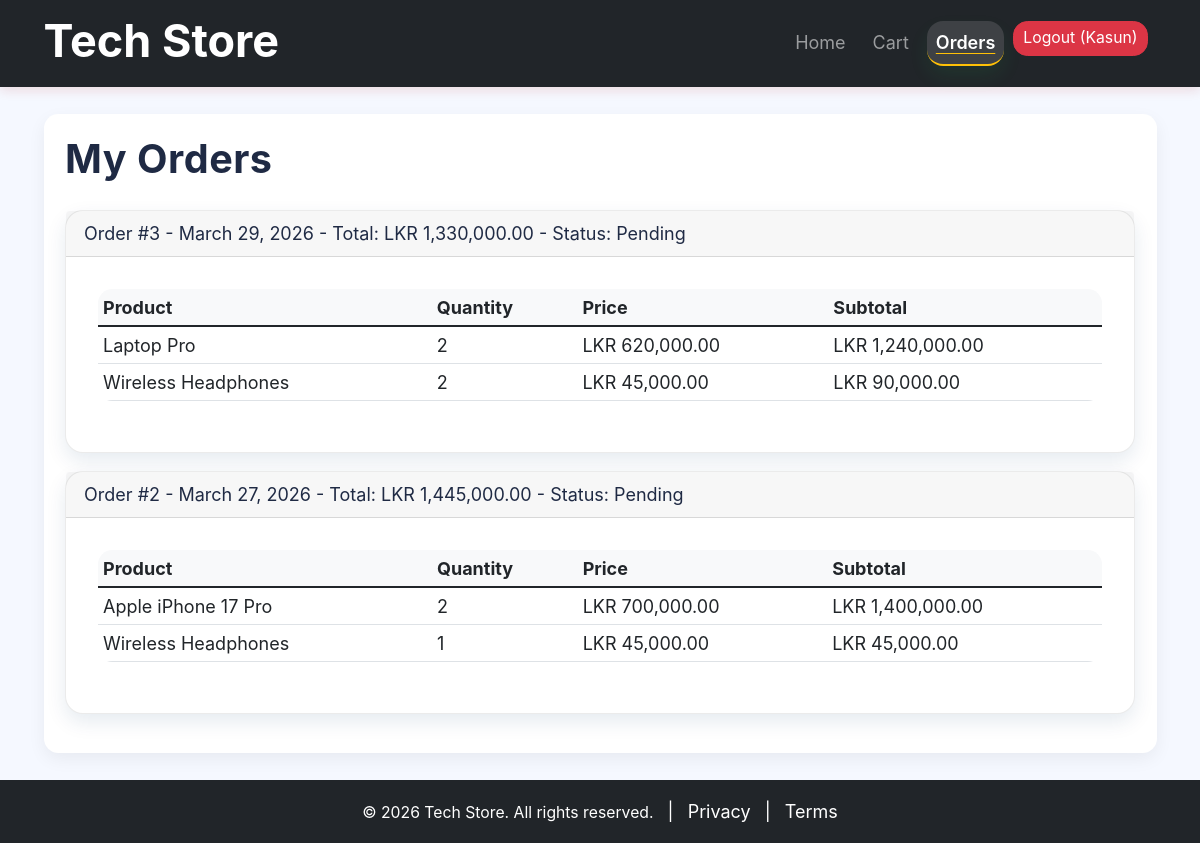
The app's page /orders.php (signed in) with its own data.
### tables this page shows
CREATE TABLE `orders` (
  `id` int(11) NOT NULL,
  `user_id` int(11) NOT NULL,
  `total_amount` decimal(10,2) NOT NULL,
  `order_date` timestamp NOT NULL DEFAULT current_timestamp(),
  `status` varchar(50) DEFAULT 'pending'
);

CREATE TABLE `order_items` (
  `id` int(11) NOT NULL,
  `order_id` int(11) NOT NULL,
  `product_id` int(11) NOT NULL,
  `quantity` int(11) NOT NULL,
  `price` decimal(10,2) NOT NULL
);

CREATE TABLE `products` (
  `id` int(11) NOT NULL,
  `name` varchar(200) NOT NULL,
  `description` text DEFAULT NULL,
  `price` decimal(10,2) NOT NULL,
  `image` varchar(255) DEFAULT NULL,
  `created_at` timestamp NOT NULL DEFAULT current_timestamp()
);

### orders.php (the view, shortened to what this page needs)
<?php require_once 'inc/header.php'; ?>
<?php
$stmt = $pdo->prepare("SELECT * FROM orders WHERE user_id = ? ORDER BY order_date DESC");
$stmt->execute([$_SESSION['user_id']]);
$orders = $stmt->fetchAll();
?>
<div class="page-section orders-list">
    <h1 class="page-title">My Orders</h1>
    <?php if(empty($orders)): ?>
    <p>You have no orders yet. <a href="index.php">Start shopping</a></p>
<?php else: ?>
    <?php foreach($orders as $order): ?>
        <div class="card mb-3">
            <div class="card-header">Order #<?php echo $order['id']; ?> - <?php echo date('F j, Y', strtotime($order['order_date'])); ?> - Total: LKR <?php echo number_format($order['total_amount'],2); ?> - Status: <?php echo ucfirst($order['status']); ?></div>
            <div class="card-body">
                <table class="table table-sm">
                    <thead><tr><th>Product</th><th>Quantity</th><th>Price</th><th>Subtotal</th></tr></thead>
                    <tbody>
                    <?php
                    $stmt_items = $pdo->prepare("SELECT oi.*, p.name FROM order_items oi JOIN products p ON oi.product_id = p.id WHERE oi.order_id = ?");
                    $stmt_items->execute([$order['id']]);
                    $items = $stmt_items->fetchAll();
                    foreach($items as $item):
                        $sub = $item['price'] * $item['quantity'];
                    ?>
                    <tr><td><?php echo htmlspecialchars($item['name']); ?></td><td><?php echo $item['quantity']; ?></td><td>LKR <?php echo number_format($item['price'],2); ?></td><td>LKR <?php echo number_format($sub,2); ?></td></tr>
                    <?php endforeach; ?>
                    </tbody>
                </table>
            </div>
        </div>
    <?php endforeach; ?>
    <?php endif; ?>
</div>
<?php require_once 'inc/footer.php'; ?>

### assets/css/style.css (style rules this page uses)
html, body { height: 100%; font-family: 'Inter', 'Segoe UI', Tahoma, Geneva, Verdana, sans-serif; font-size: 18px; color: #1f2a44; }
:root { --bg: #f5f8ff; --text: #1f2a44; --primary: #0d6efd; --primary-dark: #0b5ed7; --card: #ffffff; --shadow: rgba(12, 56, 107, 0.1); }
body { background-color: var(--bg); display: flex; flex-direction: column; min-height: 100vh; }
.page-section { padding: 3.4rem 0; }
.card, .admin-card .card, .order-card .card { background: var(--card); border: 1px solid rgba(37, 75, 156, 0.12); box-shadow: 0 8px 20px var(--shadow); }
.table { background: var(--card); border-radius: 0.8rem; overflow: hidden; }
.page-section { padding: 3rem 0; }
.page-title { font-size: 2.2rem; margin-bottom: 1.5rem; letter-spacing: 0.5px; }
.card { border: 1px solid rgba(0,0,0,0.08); border-radius: 1rem; }
.card-body { padding: 1.8rem; }
.table thead { background: #f8f9fa; }
.page-section { padding: 2rem 0; }
.page-title { margin-bottom: 1.5rem; font-weight: 700; }
.cart-summary, .checkout-summary, .orders-list { background: #fff; border-radius: 0.8rem; padding: 1.2rem; box-shadow: 0 6px 18px rgba(0,0,0,0.06); }

### records on screen
orders: id "3", order_date "March 29, 2026", total_amount "1,330,000.00", status "Pending"
order_items: product.name "Laptop Pro", quantity "2", price "620,000.00", sub "1,240,000.00"
order_items: product.name "Wireless Headphones", quantity "2", price "45,000.00", sub "90,000.00"
orders: id "2", order_date "March 27, 2026", total_amount "1,445,000.00", status "Pending"
order_items: product.name "Apple iPhone 17 Pro", quantity "2", price "700,000.00", sub "1,400,000.00"
order_items: product.name "Wireless Headphones", quantity "1", price "45,000.00", sub "45,000.00"

### other values on screen
$_SESSION['user_name'] "Kasun"
